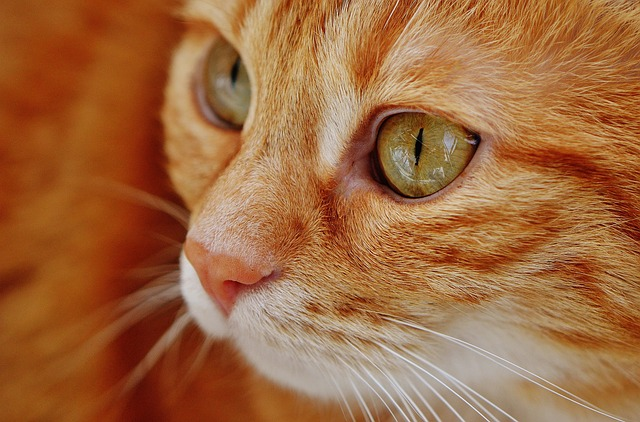
#> input picture OpenCV Basis/cat.png, 640 x 422 px
$ python catRotation+Translatin.py
#> lines starting #> are read from the running program, lines starting #| are printed output that depends on the picture
#### DAY 21: IMAGE ROTATION AND TRANSLATION
## CHALLENGE2: Applying rotation+translation on a cat image
import cv2
import numpy as np
cat = cv2.imread("cat.png")
#> cat is the input picture: shape (422, 640, 3); mean B, G, R 62.9, 104.8, 160.1
w, h = cat.shape[:2]
#> w = 422; h = 640
center = (w // 2, h // 2)
#> center = (211, 320)
M = cv2.getRotationMatrix2D(center, 90, 1.0)
catRotated = cv2.warpAffine(cat, M, (w, h))
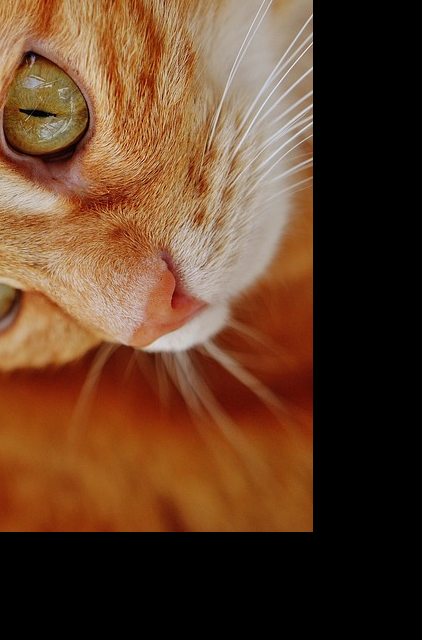
#> catRotated: shape (640, 422, 3); mean B, G, R 40.1, 63.4, 96.6

T = np.float32([[1, 0, 60], [0, 1, 40]])
moved = cv2.warpAffine(catRotated, T, (w, h))
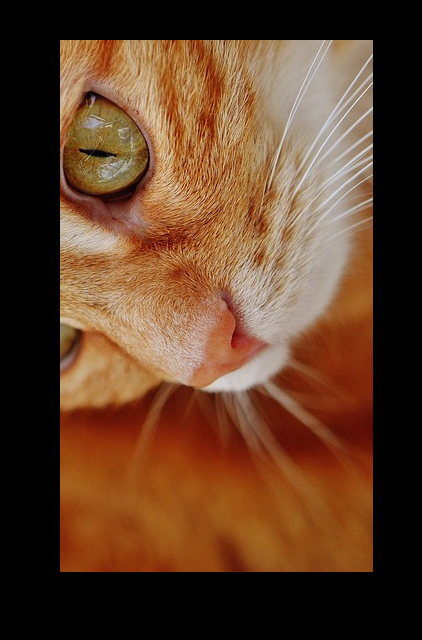
#> moved: shape (640, 422, 3); mean B, G, R 40.1, 63.4, 96.6

cv2.imshow("original", cat) #Displaying the original image
cv2.imshow("rotated 45", catRotated) #Displaying the rotated image
cv2.imshow("rotated + translated", moved) #Displaying the rotated+translated image
cv2.waitKey(0)
cv2.destroyAllWindows()

$ run again, with OpenCV Basis/check_000.png copied over OpenCV Basis/cat.png
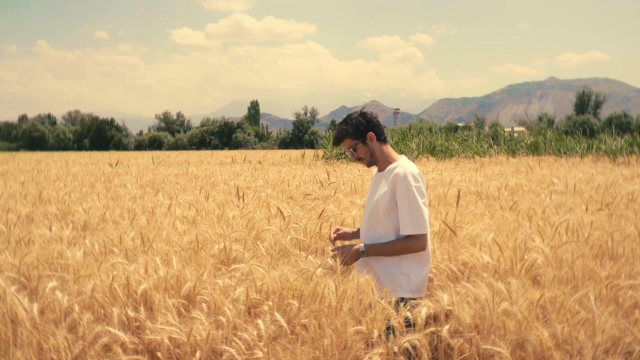
#> input picture OpenCV Basis/check_000.png, 640 x 360 px
#> cat is the input picture: shape (360, 640, 3); mean B, G, R 119.5, 166.8, 201
#> `catRotated = cv2.warpAffine(cat, M, (w, h))`:
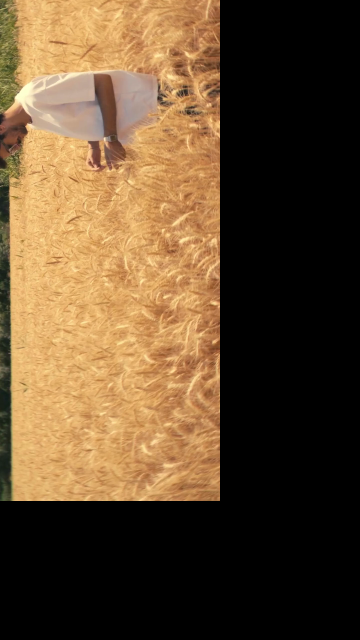
#> catRotated: shape (640, 360, 3); mean B, G, R 47.9, 74.6, 97.8
#> `moved = cv2.warpAffine(catRotated, T, (w, h))`:
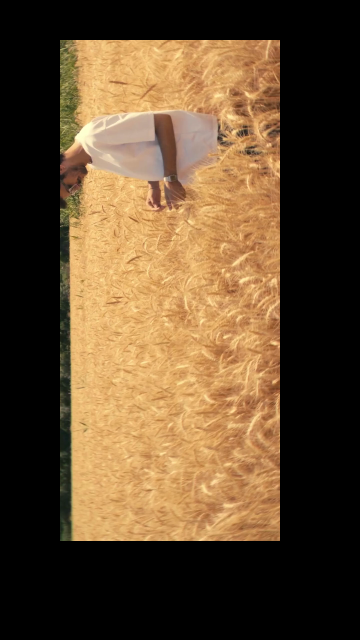
#> moved: shape (640, 360, 3); mean B, G, R 47.9, 74.6, 97.8
